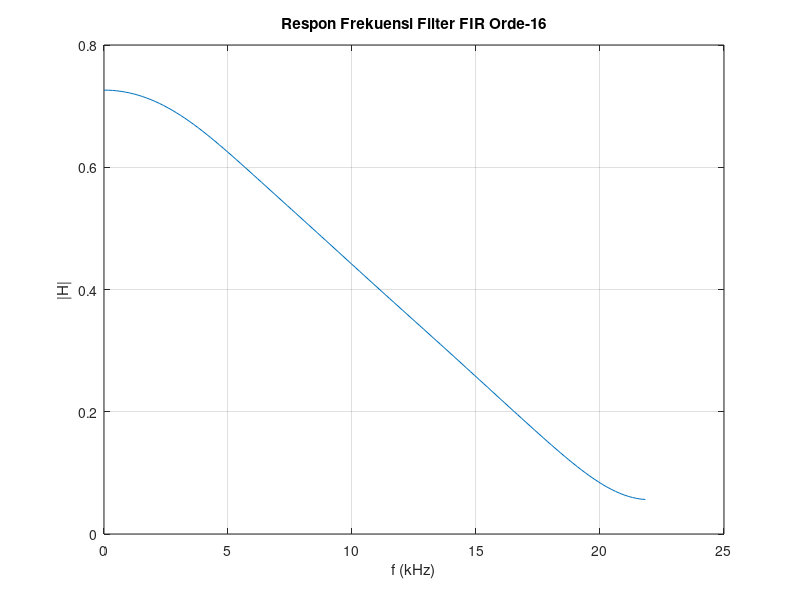

Write MATLAB code to recreate this figure.
clear all; clc;

n = 16;
fs2 = 22;
f = [0, 0.00727, 0.0109, 1];
m = [0, 0.8, 0.8, 0];
b = fir2(n, f, m);

fid = fopen('fir.txt', 'w');
fprintf(fid, strcat('Koefisien filter FIR orde-'), int2str(n), ':\n');
fprintf(fid, strcat('Generated on-', datestr(now), '\n\n'));
for i = 1:n+1
    fprintf(fid, '%1.6f \n', b(i));
end
fclose(fid);

[H, w] = freqz(b, 1, 128);
plot(w/pi * fs2, abs(H));

xlabel('f (kHz)');
ylabel('|H|');
grid;
title(strcat('Respon Frekuensi Filter FIR Orde-', int2str(n)));
